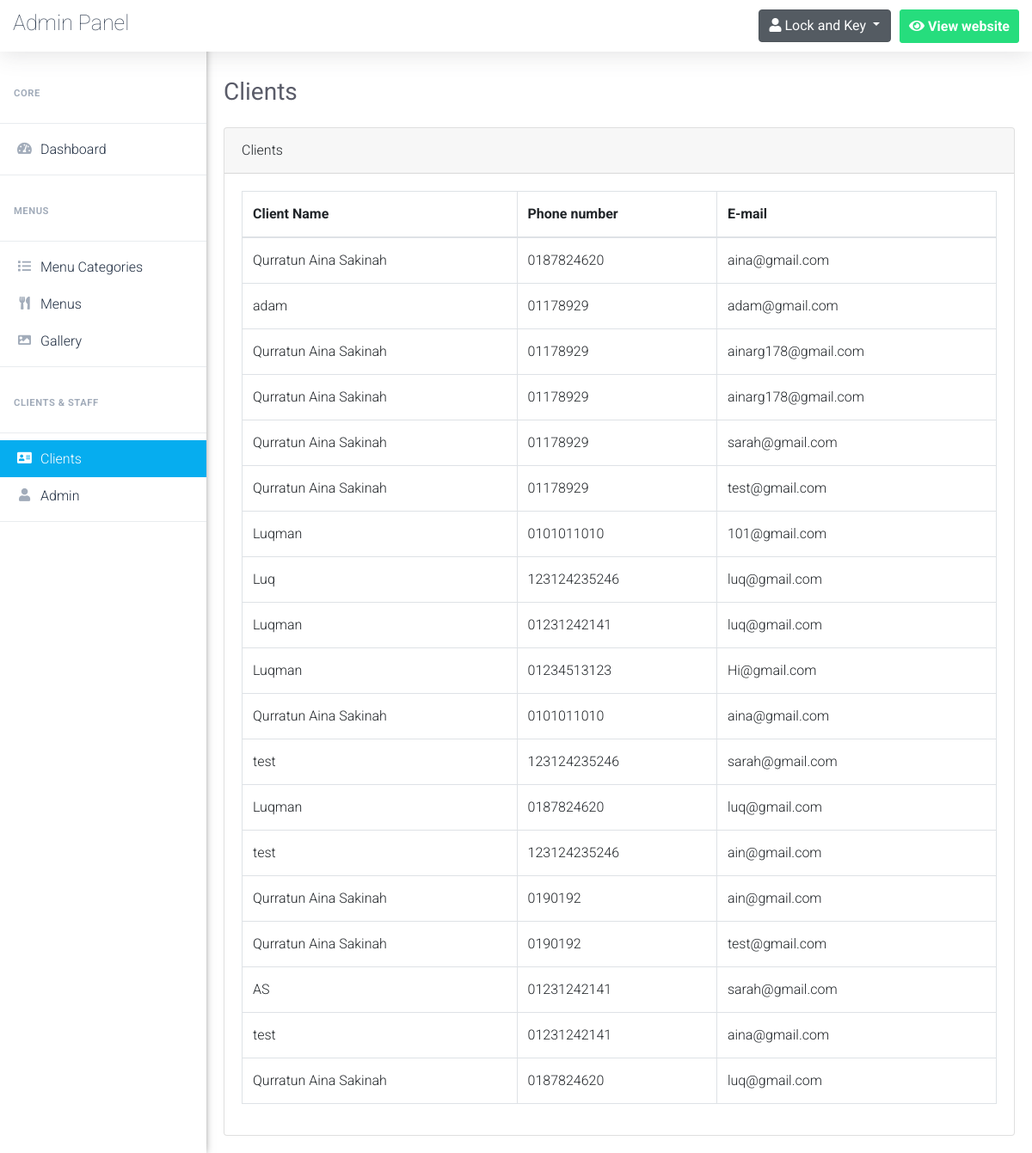
Page /admin/clients.php (signed in) on the earlier database version.
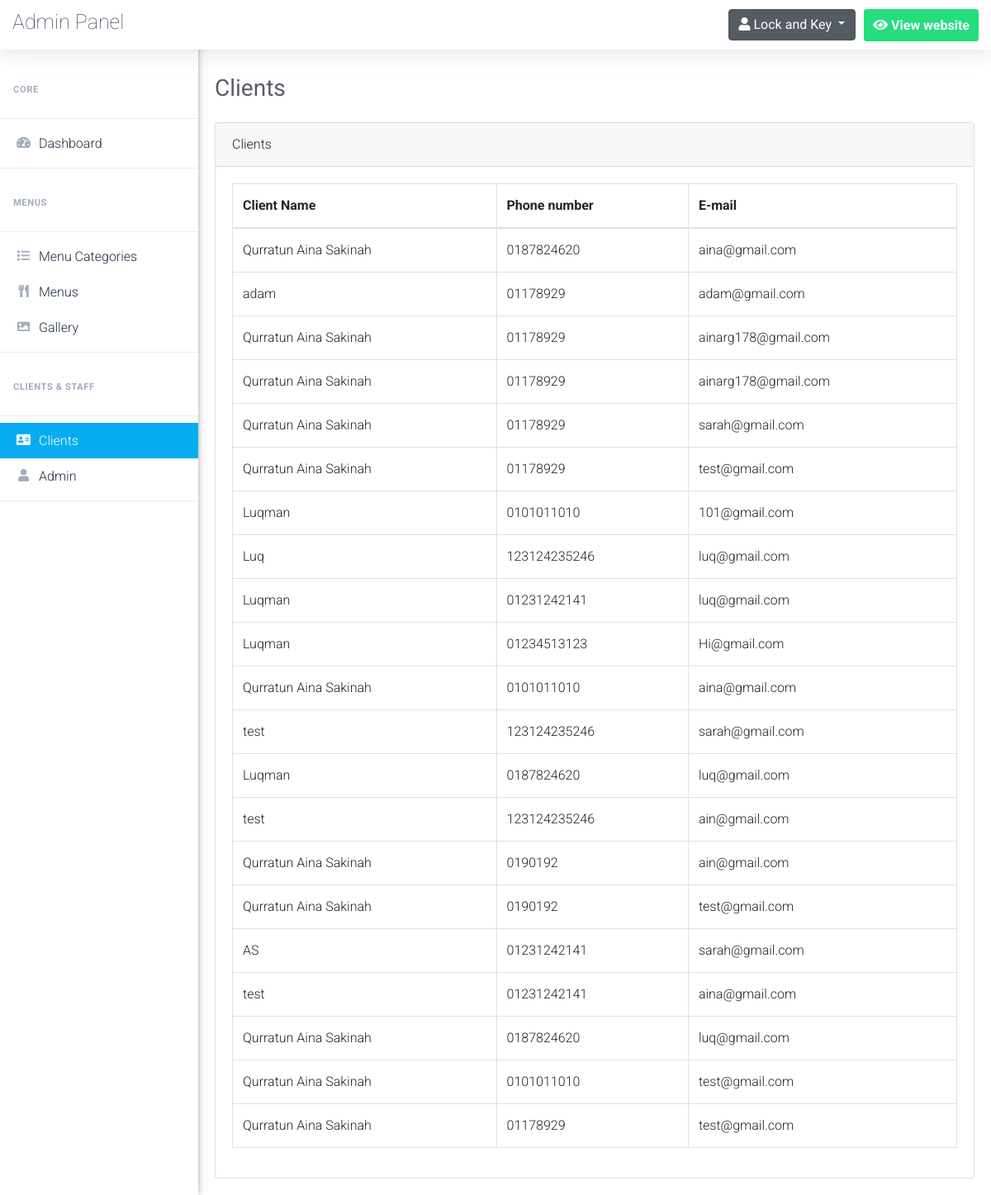
Same page on the later database version.
### tables this page shows
CREATE TABLE `clients` (
  `client_id` int(5) NOT NULL,
  `client_name` varchar(50) NOT NULL,
  `client_phone` varchar(50) NOT NULL,
  `client_email` varchar(100) NOT NULL
);

### admin/clients.php (the view, shortened to what this page needs)
<?php
	$pageTitle = 'Clients';
	if(isset($_SESSION['username_restaurant_qRewacvAqzA']) && isset($_SESSION['password_restaurant_qRewacvAqzA']))
	{
		include 'connect.php';
		include 'Includes/templates/header.php';
		include 'Includes/templates/navbar.php';
        ?>
        <?php
            $do = 'Manage';
            if($do == "Manage")
            {
                $stmt = $con->prepare("SELECT * FROM clients");
                $stmt->execute();
                $clients = $stmt->fetchAll();
            ?>
                <div class="card">
                    <div class="card-header">
                        <?php echo $pageTitle; ?>
                    </div>
                    <div class="card-body">
                        <table class="table table-bordered clients-table">
                            <thead>
                                <tr>
                                    <th scope="col">Client Name</th>
                                    <th scope="col">Phone number</th>
                                    <th scope="col">E-mail</th>
                                </tr>
                            </thead>
                            <tbody>
                                <?php
                                    foreach($clients as $client)
                                    {
                                        echo "<tr>";
                                            echo "<td>";
                                                echo $client['client_name'];
                                            echo "</td>";
                                            echo "<td>";
                                                echo $client['client_phone'];
                                            echo "</td>";
                                            echo "<td>";
                                                echo $client['client_email'];
                                            echo "</td>";
                                        echo "</tr>";
                                    }
                                ?>
                            </tbody>
                        </table>
                    </div>
                </div>
            <?php
            }
        include 'Includes/templates/footer.php';
    }
    else
    {
        header('Location: index.php');
        exit();
    }
?>

Differences in the rows shown:
added clients: client_name "Qurratun Aina Sakinah", client_phone "0101011010", client_email "test@gmail.com"
added clients: client_name "Qurratun Aina Sakinah", client_phone "01178929", client_email "test@gmail.com"
